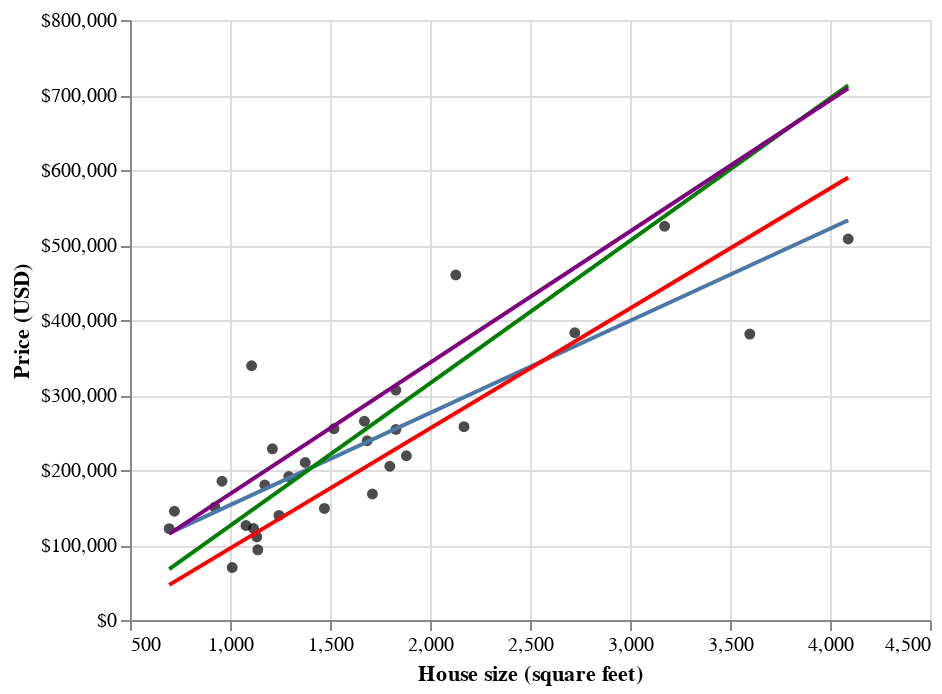

The code cell stored with this chart in its notebook:
### Code cell
glue("fig:08-several-lines", several_lines_plot)

### Figure 1 — Vega-Lite specification as saved in the notebook (floating-point values rounded to 4 significant figures)
{"config": {"view": {"continuousWidth": 400, "continuousHeight": 300}}, "layer": [{"mark": {"type": "circle", "color": "black"}, "encoding": {"x": {"field": "sqft", "scale": {"zero": false}, "title": "House size (square feet)", "type": "quantitative"}, "y": {"axis": {"format": "$,.0f"}, "field": "price", "scale": {"zero": false}, "title": "Price (USD)", "type": "quantitative"}}}, {"mark": "line", "encoding": {"x": {"field": "sqft", "scale": {"zero": false}, "title": "House size (square feet)", "type": "quantitative"}, "y": {"axis": {"format": "$,.0f"}, "field": "price", "scale": {"zero": false}, "title": "Price (USD)", "type": "quantitative"}}, "transform": [{"on": "sqft", "regression": "price"}]}, {"data": {"name": "data-7625a72922e8eb8d9f4a6215c1cb69db"}, "mark": {"type": "line", "color": "green"}, "encoding": {"x": {"field": "x", "type": "quantitative"}, "y": {"field": "y", "type": "quantitative"}}}, {"data": {"name": "data-7e87ec4fcfa14bc107c49e24bb26d2be"}, "mark": {"type": "line", "color": "purple"}, "encoding": {"x": {"field": "x", "type": "quantitative"}, "y": {"field": "y", "type": "quantitative"}}}, {"data": {"name": "data-d8da1658b8aab1a17d932e0539f00c8f"}, "mark": {"type": "line", "color": "red"}, "encoding": {"x": {"field": "x", "type": "quantitative"}, "y": {"field": "y", "type": "quantitative"}}}], "data": {"name": "data-dd70ea120b69e4d2199dadb4d59509b6"}, "$schema": "https://vega.github.io/schema/vega-lite/v4.17.0.json", "datasets": {"data-dd70ea120b69e4d2199dadb4d59509b6": [{"city": "SACRAMENTO", "zip": "z95829", "beds": 3, "baths": 2.0, "sqft": 2170, "type": "Residential", "price": 257729, "latitude": 38.46, "longitude": -121.4}, {"city": "SACRAMENTO", "zip": "z95835", "beds": 3, "baths": 2.0, "sqft": 1686, "type": "Residential", "price": 239000, "latitude": 38.67, "longitude": -121.5}, {"city": "ROSEVILLE", "zip": "z95678", "beds": 3, "baths": 2.0, "sqft": 1174, "type": "Residential", "price": 180000, "latitude": 38.73, "longitude": -121.3}, {"city": "EL_DORADO_HILLS", "zip": "z95762", "beds": 5, "baths": 4.0, "sqft": 4091, "type": "Residential", "price": 508000, "latitude": 38.68, "longitude": -121.0}, {"city": "SACRAMENTO", "zip": "z95842", "beds": 5, "baths": 2.0, "sqft": 1712, "type": "Residential", "price": 168000, "latitude": 38.68, "longitude": -121.4}, {"city": "FAIR_OAKS", "zip": "z95628", "beds": 3, "baths": 1.0, "sqft": 960, "type": "Residential", "price": 185000, "latitude": 38.67, "longitude": -121.2}, {"city": "ORANGEVALE", "zip": "z95662", "beds": 3, "baths": 2.0, "sqft": 1294, "type": "Residential", "price": 191250, "latitude": 38.69, "longitude": -121.3}, {"city": "SACRAMENTO", "zip": "z95842", "beds": 2, "baths": 2.0, "sqft": 1134, "type": "Condo", "price": 110700, "latitude": 38.7, "longitude": -121.4}, {"city": "SACRAMENTO", "zip": "z95838", "beds": 2, "baths": 1.0, "sqft": 1011, "type": "Residential", "price": 70000, "latitude": 38.64, "longitude": -121.4}, {"city": "SACRAMENTO", "zip": "z95824", "beds": 2, "baths": 2.0, "sqft": 1139, "type": "Residential", "price": 93600, "latitude": 38.52, "longitude": -121.5}, {"city": "ROSEVILLE", "zip": "z95747", "beds": 3, "baths": 2.5, "sqft": 1829, "type": "Residential", "price": 306500, "latitude": 38.77, "longitude": -121.4}, {"city": "SACRAMENTO", "zip": "z95823", "beds": 4, "baths": 2.0, "sqft": 1472, "type": "Residential", "price": 148750, "latitude": 38.48, "longitude": -121.5}, {"city": "SACRAMENTO", "zip": "z95819", "beds": 3, "baths": 1.0, "sqft": 1108, "type": "Residential", "price": 339000, "latitude": 38.56, "longitude": -121.4}, {"city": "SACRAMENTO", "zip": "z95825", "beds": 3, "baths": 1.0, "sqft": 1520, "type": "Residential", "price": 255000, "latitude": 38.6, "longitude": -121.4}, {"city": "ELVERTA", "zip": "z95626", "beds": 3, "baths": 2.0, "sqft": 1080, "type": "Residential", "price": 126000, "latitude": 38.72, "longitude": -121.4}, {"city": "EL_DORADO_HILLS", "zip": "z95762", "beds": 3, "baths": 2.0, "sqft": 2129, "type": "Residential", "price": 460000, "latitude": 38.67, "longitude": -121.1}, {"city": "SACRAMENTO", "zip": "z95838", "beds": 4, "baths": 2.0, "sqft": 1799, "type": "Residential", "price": 205000, "latitude": 38.66, "longitude": -121.4}, {"city": "SACRAMENTO", "zip": "z95835", "beds": 5, "baths": 3.0, "sqft": 3599, "type": "Residential", "price": 381300, "latitude": 38.68, "longitude": -121.5}, {"city": "CAMERON_PARK", "zip": "z95682", "beds": 2, "baths": 1.5, "sqft": 1376, "type": "Residential", "price": 210000, "latitude": 38.69, "longitude": -121.0}, {"city": "SACRAMENTO", "zip": "z95815", "beds": 3, "baths": 1.0, "sqft": 696, "type": "Residential", "price": 121725, "latitude": 38.61, "longitude": -121.4}, {"city": "CARMICHAEL", "zip": "z95608", "beds": 3, "baths": 2.0, "sqft": 1245, "type": "Condo", "price": 139500, "latitude": 38.63, "longitude": -121.3}, {"city": "ELK_GROVE", "zip": "z95757", "beds": 5, "baths": 3.5, "sqft": 2724, "type": "Residential", "price": 383000, "latitude": 38.38, "longitude": -121.4}, {"city": "FAIR_OAKS", "zip": "z95628", "beds": 3, "baths": 2.0, "sqft": 3173, "type": "Residential", "price": 525000, "latitude": 38.65, "longitude": -121.3}, {"city": "CITRUS_HEIGHTS", "zip": "z95621", "beds": 3, "baths": 2.0, "sqft": 1118, "type": "Residential", "price": 122000, "latitude": 38.71, "longitude": -121.3}, {"city": "CITRUS_HEIGHTS", "zip": "z95610", "beds": 3, "baths": 2.0, "sqft": 1882, "type": "Residential", "price": 219000, "latitude": 38.72, "longitude": -121.2}, {"city": "SACRAMENTO", "zip": "z95834", "beds": 3, "baths": 2.0, "sqft": 1672, "type": "Condo", "price": 265000, "latitude": 38.65, "longitude": -121.5}, {"city": "SACRAMENTO", "zip": "z95842", "beds": 2, "baths": 1.0, "sqft": 924, "type": "Condo", "price": 150454, "latitude": 38.67, "longitude": -121.4}, {"city": "ANTELOPE", "zip": "z95843", "beds": 3, "baths": 2.0, "sqft": 1830, "type": "Residential", "price": 254172, "latitude": 38.71, "longitude": -121.3}, {"city": "SACRAMENTO", "zip": "z95820", "beds": 2, "baths": 1.0, "sqft": 722, "type": "Residential", "price": 145000, "latitude": 38.53, "longitude": -121.5}, {"city": "SACRAMENTO", "zip": "z95820", "beds": 3, "baths": 2.0, "sqft": 1212, "type": "Residential", "price": 228327, "latitude": 38.53, "longitude": -121.4}], "data-7625a72922e8eb8d9f4a6215c1cb69db": [{"x": 696, "y": 67700.0}, {"x": 4091, "y": 712700.0}], "data-7e87ec4fcfa14bc107c49e24bb26d2be": [{"x": 696, "y": 114900}, {"x": 4091, "y": 709025}], "data-d8da1658b8aab1a17d932e0539f00c8f": [{"x": 696, "y": 46820.0}, {"x": 4091, "y": 590000.0}]}}
